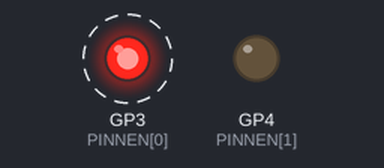
Simulated run of this program. Board: Raspberry Pi Pico running MicroPython. Parts: output pins drawn as LEDs (lit = HIGH). Wiring (from the project's diagram.json): red LED on GP3. Dashed ring = blinking. At 20.0 s the program stops and its outputs stay as they are.

Above: at 0.2 s.
Timing chart, 0 to 3.0 s (numbered marks = the images above):
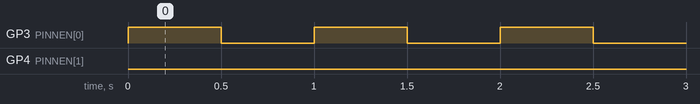

Measured:
- by itself, GP3 (PINNEN[0]): alternates HIGH for 0.50 s and LOW for 0.50 s, 20 changes in all, then stays LOW
- by itself, GP4 (PINNEN[1]): LOW → HIGH at 10.0 s, → LOW 0.50 s later, → HIGH 0.50 s later, → LOW 0.50 s later, … (20 changes in this stretch)

The program:

main.py
```python
from machine import Pin
from utime import sleep

PINNEN = (3,4)
pin = []
for id in PINNEN:
    pin.append(Pin(id, Pin.OUT))

for led in pin:
  for i in range(10):
    led.on()
    sleep(0.5)
    led.off()
    sleep(0.5)
  
```
